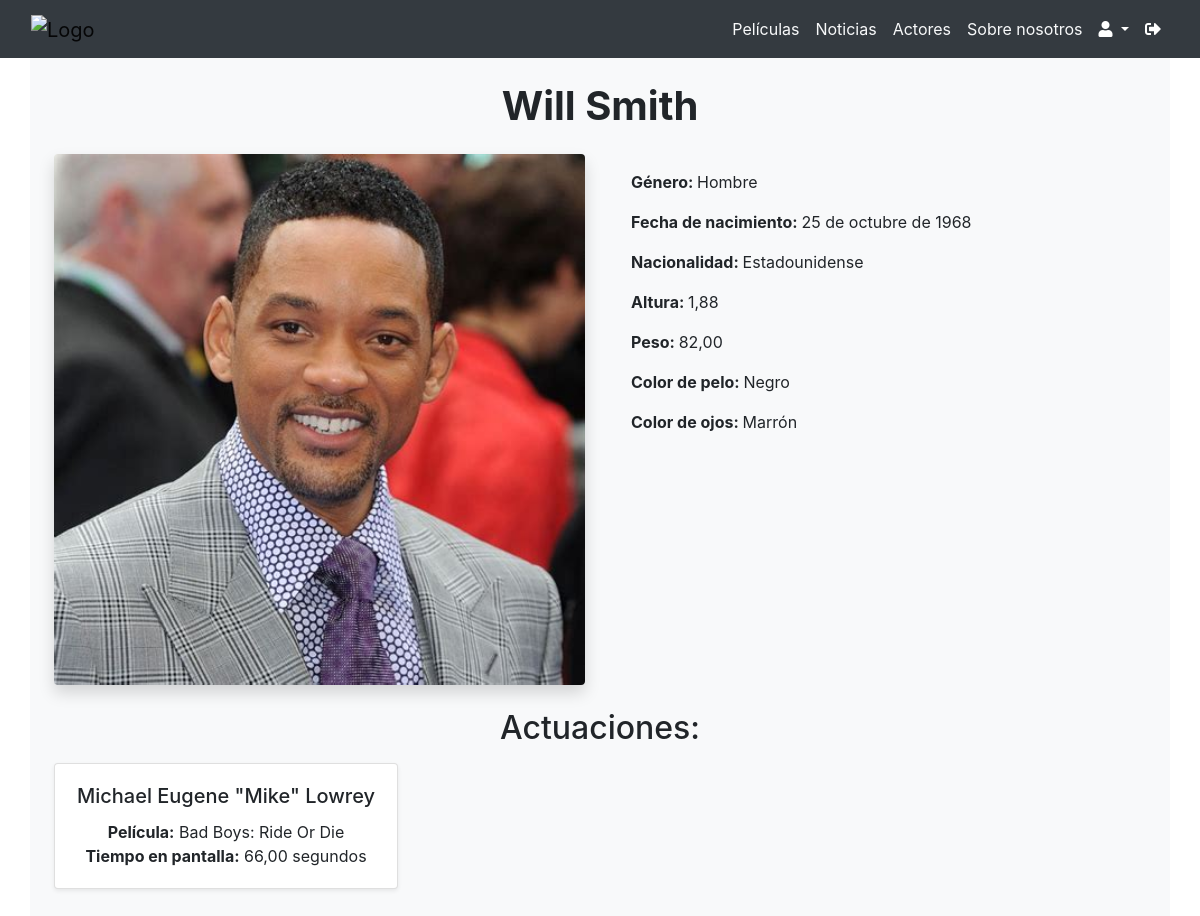
The page /actors/1127/ (signed in) on the database its author committed.
### movies/models.py (models this page shows, shortened)
class Actor(models.Model):
    name = models.CharField(max_length=100, unique=True)
    gender = models.CharField(
        max_length=50,
        choices=Gender.choices,
        default=Gender.MAN,
    )
    birthday = models.DateField(
        validators=[MinValueValidator(date(1888, 1, 1)), MaxValueValidator(date.today())]
    )
    nationality = models.CharField(max_length=100)
    principalImage = models.ImageField(upload_to='images/')
    height = models.DecimalField(max_digits=5, decimal_places=2, validators=[MinValueValidator(0)])
    weight = models.DecimalField(max_digits=5, decimal_places=2, validators=[MinValueValidator(0)])
    hair_color = models.CharField(max_length=50)
    eye_color = models.CharField(max_length=50)

class Performance(models.Model):
    movie = models.ForeignKey(Movie, on_delete=models.CASCADE)
    actor = models.ForeignKey(Actor, on_delete=models.CASCADE)
    characterName = models.CharField(max_length=100)
    screenTime = models.DecimalField(
        max_digits=10, decimal_places=2, blank=True, null=True,
        validators=[MinValueValidator(0), MaxValueValidator(10000)]
    )

class Movie(models.Model):
    title = models.CharField(max_length=100, unique=True)
    director = models.CharField(max_length=100)
    releaseYear = models.PositiveIntegerField(
        validators=[MinValueValidator(1888), MaxValueValidator(2200)],
    )
    image = models.ImageField(upload_to='images/')
    duration = models.PositiveIntegerField(
        help_text="Duración en minutos",
        validators=[MinValueValidator(1), MaxValueValidator(600)],
    )
    country = models.CharField(max_length=100)
    budget = MoneyField(
        max_digits=14, decimal_places=2, default_currency='USD'
    )
    revenue = MoneyField(
        max_digits=14, decimal_places=2, default_currency='USD'
    )
    genres = models.ManyToManyField(Genre, related_name='movies')
    actors = models.ManyToManyField(Actor, through='Performance')

### movies/views.py (the view)
# urls.py: path('actors/<int:actor_id>/', actor_detail, name='actor_detail'),
def actor_detail(request, actor_id):
    actor = get_object_or_404(Actor, pk=actor_id)
    performances = Performance.objects.filter(actor=actor).prefetch_related('analyzes__emotion')
    context = {
        'actor': actor,
        'performances': performances,
    }
    return render(request, 'actor_detail.html', context)

### users/templatetags/user_tags.py (called while the page is built)
@register.filter('has_group')
def has_group(user, group_name):
    groups = user.groups.all().values_list('name', flat=True)
    return True if group_name in groups else False

### movies/templates/actor_detail.html (shortened to what this page needs)
{% extends 'base.html' %}
{% block content %}
<div class="container p-4 bg-light">
    <div class="row">
        <div class="col-md-12">
            <h1 class="mb-4 text-center font-weight-bold" style="word-wrap: break-word; overflow-wrap: break-word; max-width: 100%;">{{ actor.name }}</h1>
        </div>
    </div>
    <div class="row justify-content-center">
        <div class="col-md-6 text-center">
            <div class="image-container" style="position: relative; width: 100%; padding-top: 100%;">
                <img src="{{ actor.principalImage.url }}" alt="{{ actor.name }}" class="img-fluid rounded shadow" style="position: absolute; top: 0; left: 0; width: 100%; height: 100%; object-fit: cover;" />
            </div>
        </div>
        <div class="col-md-6 d-flex flex-column justify-content-between text-center">
            <div>
                <div class="mt-3 text-left pl-3" style="word-wrap: break-word; overflow-wrap: break-word; max-width: 100%;">
                    <p class="font-weight-bold">
                        Género:
                        <span class="font-weight-normal">{{ actor.get_gender_display }}</span>
                    </p>
                    <p class="font-weight-bold">
                        Fecha de nacimiento:
                        <span class="font-weight-normal">{{ actor.birthday }}</span>
                    </p>
                    <p class="font-weight-bold">
                        Nacionalidad:
                        <span class="font-weight-normal">{{ actor.nationality }}</span>
                    </p>
                    <p class="font-weight-bold">
                        Altura:
                        <span class="font-weight-normal">{{ actor.height }}</span>
                    </p>
                    <p class="font-weight-bold">
                        Peso:
                        <span class="font-weight-normal">{{ actor.weight }}</span>
                    </p>
                    <p class="font-weight-bold">
                        Color de pelo:
                        <span class="font-weight-normal">{{ actor.hair_color }}</span>
                    </p>
                    <p class="font-weight-bold">
                        Color de ojos:
                        <span class="font-weight-normal">{{ actor.eye_color }}</span>
                    </p>
                </div>
            </div>
        </div>
    </div>
    <div class="row mt-4">
        <div class="col-12">
          {% if performances.exists %}
            <h2 class="text-center">Actuaciones:</h2>
            <div class="row mt-3">
                {% for performance in performances %}
                    <div class="col-md-4 mb-4">
                        <div class="card shadow-sm h-100">
                            <div class="card-body text-center d-flex flex-column">
                                <h5 class="card-title">{{ performance.characterName }}</h5>
                                <p class="card-text mt-auto">
                                    <strong>Película:</strong> {{ performance.movie.title }}<br>
                                    <strong>Tiempo en pantalla:</strong> {{ performance.screenTime }} segundos<br>
                                </p>
                            </div>
                        </div>
                    </div>
                {% endfor %}
            </div>
          {% else %}
            <h2 class="text-center">¡Aún no se han registrado ninguna de sus películas!</h2>
          {% endif %}
        </div>
    </div>
</div>
{% endblock %}

### rows shown on the page
Actor: name "Will Smith", principalImage (picture), gender "Hombre", birthday "25 de octubre de 1968", nationality "Estadounidense", height "1,88", weight "82,00", hair_color "Negro", eye_color "Marrón"
Performance: characterName "Michael Eugene \"Mike\" Lowrey", movie "Bad Boys: Ride Or Die", screenTime "66,00"
